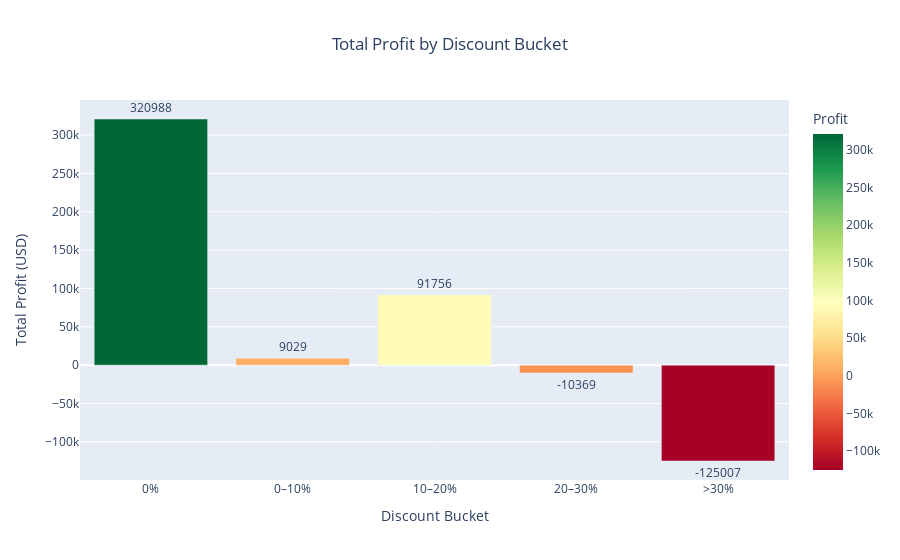

This figure's notebook cell:
### Markdown cell above
### Boxplot Visualization
This boxplot shows the distribution, spread, and potential outliers across categories.

### Code cell
import pandas as pd
import matplotlib.pyplot as plt
import seaborn as sns
import plotly.express as px

# --- Ensure ProfitMargin column exists ---
df['ProfitMargin'] = (df['Profit'] / df['Sales']).replace([float('inf'), -float('inf')], 0)

# --- Create discount bins ---
bins = [-0.01, 0.0, 0.1, 0.2, 0.3, 1.0]  # Adjust bins
labels = ['0%', '0–10%', '10–20%', '20–30%', '>30%']
df['DiscountBucket'] = pd.cut(df['Discount'], bins=bins, labels=labels)

# --- Boxplot: Profit distribution by discount bucket ---
plt.figure(figsize=(8,4))
sns.boxplot(data=df, x='DiscountBucket', y='Profit', palette='viridis')
plt.title('Profit Distribution by Discount Bucket', fontsize=13, fontweight='bold')
plt.xlabel('Discount Range')
plt.ylabel('Profit (USD)')
plt.tight_layout()
plt.savefig('Profi_Distribution_Discount_Bucket',dpi=500)
plt.show()

# --- Aggregation: average profit, total sales, and orders per bucket ---
bucket_agg = (
    df.groupby('DiscountBucket')
    .agg({
        'Sales': 'sum',
        'Profit': 'sum',
        'ProfitMargin': 'mean',
        'Order ID': 'nunique'
    })
    .rename(columns={'Order ID': 'Orders'})
    .reset_index()
)

display(bucket_agg)

# --- Interactive bar chart: total profit by discount bucket ---
fig = px.bar(
    bucket_agg,
    x='DiscountBucket',
    y='Profit',
    text='Profit',
    title='Total Profit by Discount Bucket',
    color='Profit',
    color_continuous_scale='RdYlGn'
)
fig.update_traces(texttemplate='%{text:.0f}', textposition='outside')
fig.update_layout(xaxis_title='Discount Bucket', yaxis_title='Total Profit (USD)', title_x=0.5)
plt.savefig('Total Profit by Discount Bucket',dpi=300)
fig.show()

### Figure 1 — Plotly figure (JSON) as saved in the notebook; plotly's stock layout.template omitted (floating-point values rounded to 4 significant figures)
{"data": [{"alignmentgroup": "True", "hovertemplate": "DiscountBucket=%{x}<br>Profit=%{marker.color}<extra></extra>", "legendgroup": "", "marker": {"color": [321000.0, 9029.0, 91760.0, -10370.0, -125000.0], "coloraxis": "coloraxis", "pattern": {"shape": ""}}, "name": "", "offsetgroup": "", "orientation": "v", "showlegend": false, "text": [321000.0, 9029.0, 91760.0, -10370.0, -125000.0], "textposition": "outside", "texttemplate": "%{text:.0f}", "type": "bar", "x": ["0%", "0–10%", "10–20%", "20–30%", ">30%"], "xaxis": "x", "y": [321000.0, 9029.0, 91760.0, -10370.0, -125000.0], "yaxis": "y"}], "layout": {"barmode": "relative", "coloraxis": {"colorbar": {"title": {"text": "Profit"}}, "colorscale": [[0, "rgb(165,0,38)"], [0.1, "rgb(215,48,39)"], [0.2, "rgb(244,109,67)"], [0.3, "rgb(253,174,97)"], [0.4, "rgb(254,224,139)"], [0.5, "rgb(255,255,191)"], [0.6, "rgb(217,239,139)"], [0.7, "rgb(166,217,106)"], [0.8, "rgb(102,189,99)"], [0.9, "rgb(26,152,80)"], [1, "rgb(0,104,55)"]]}, "legend": {"tracegroupgap": 0}, "title": {"text": "Total Profit by Discount Bucket", "x": 0.5}, "xaxis": {"anchor": "y", "domain": [0, 1], "title": {"text": "Discount Bucket"}}, "yaxis": {"anchor": "x", "domain": [0, 1], "title": {"text": "Total Profit (USD)"}}}}
